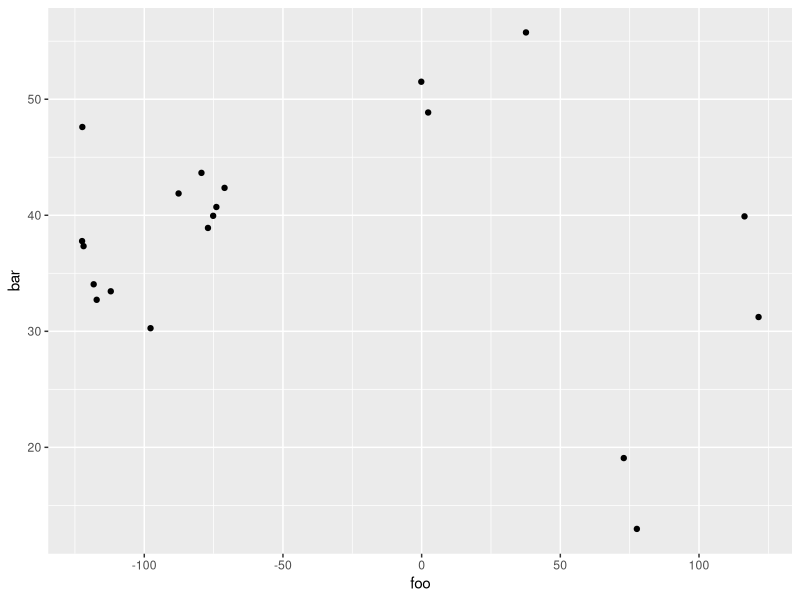
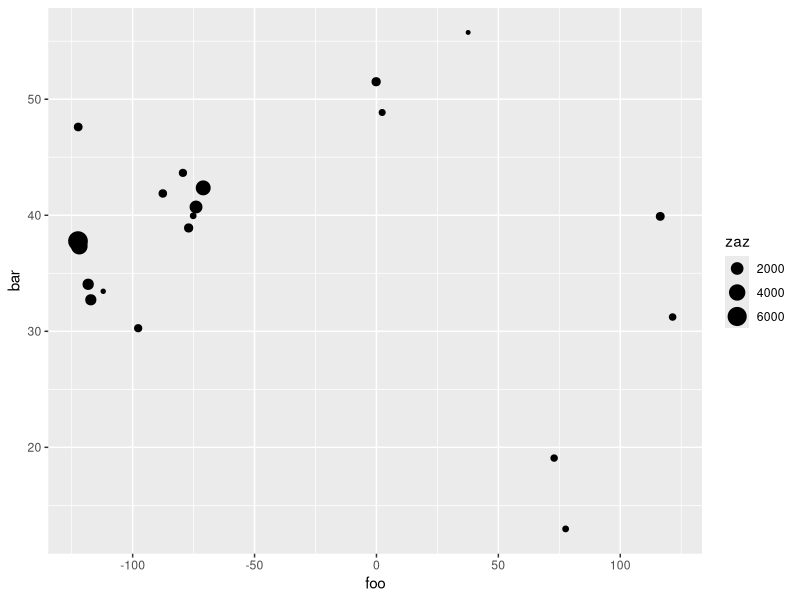
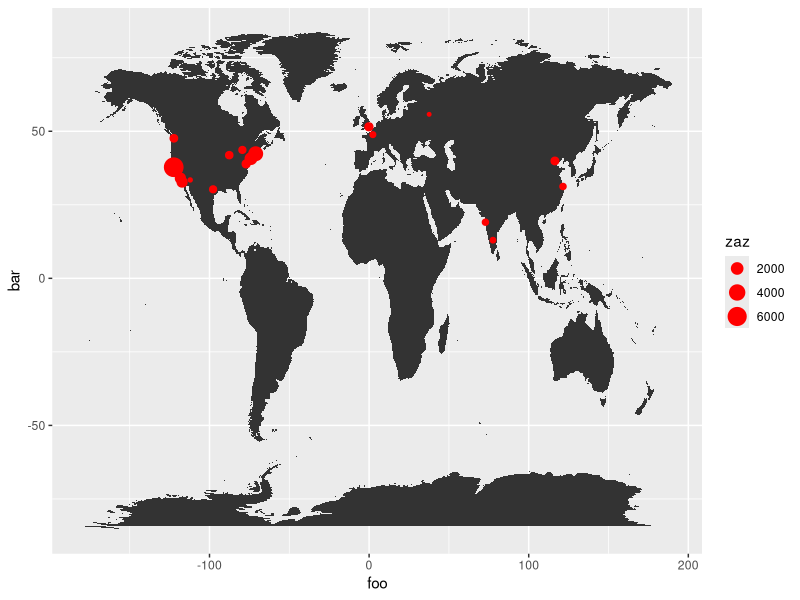

R code for these plots, in order:
# https://www.r-bloggers.com/the-best-r-package-for-learning-to-think-about-visualization/

install.packages("tidyverse")
library(tidyverse)

install.packages("dplyr")
library(dplyr)

install.packages("ggplot2")
library(ggplot2)

# RStudio качает 0.6.0 а нужно 0.6.1
packageurl <- "https://cran.rstudio.com/bin/macosx/mavericks/contrib/3.3/tidyr_0.6.1.tgz"
packageurl <- "https://cran.rstudio.com/bin/macosx/mavericks/contrib/3.3/ggplot2_2.2.1.tgz"
install.packages(packageurl, repos = NULL)
library(tidyr)

# This is the data we're going to plot ...
foo <- c(-122.419416,-121.886329,-71.05888,-74.005941,-118.243685,
         -117.161084,-0.127758,-77.036871,116.407395,-122.332071,
         -87.629798,-79.383184,-97.743061,121.473701,72.877656,
         2.352222,77.594563,-75.165222,-112.074037,37.6173)
bar <- c(37.77493,37.338208,42.360083,40.712784,34.052234,
         32.715738,51.507351,38.907192,39.904211,47.60621,
         41.878114,43.653226,30.267153,31.230416,19.075984,
         48.856614,12.971599,39.952584,33.448377,55.755826)
zaz <- c(6471,4175,3144,2106,1450,
         1410,842,835,758,727,
         688,628,626,510,497,
         449,419,413,325,318)
# CREATE DATA FRAME
df.dummy <- data_frame(foo,bar)

# INSPECT
glimpse(df.dummy)
head(df.dummy)


#----------
# PLOT DATA
#----------

ggplot(data = df.dummy, aes(x = foo, y = bar)) +
  geom_point()

#------------------------------------
# NEW PLOT
# - map a variable to size and replot
#------------------------------------

ggplot(data = df.dummy, aes(x = foo, y = bar)) +
  geom_point(aes(size = zaz))
#--------------------------
# GET ANOTHER LAYER OF DATA
#--------------------------
install.packages("maps")
library(maps)
df.more_data <- map_data("world")

# PLOT
ggplot(data = df.dummy, aes(x = foo, y = bar)) +
  geom_polygon(data = df.more_data, aes(x = long, y = lat, group = group)) +
  geom_point(aes(size = zaz), color = "red") 
